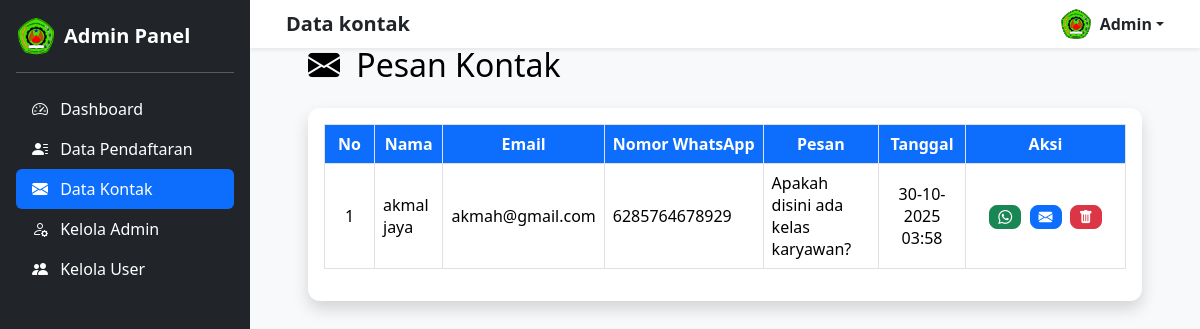
/data_kontak.php, run on an earlier commit of the app's database.
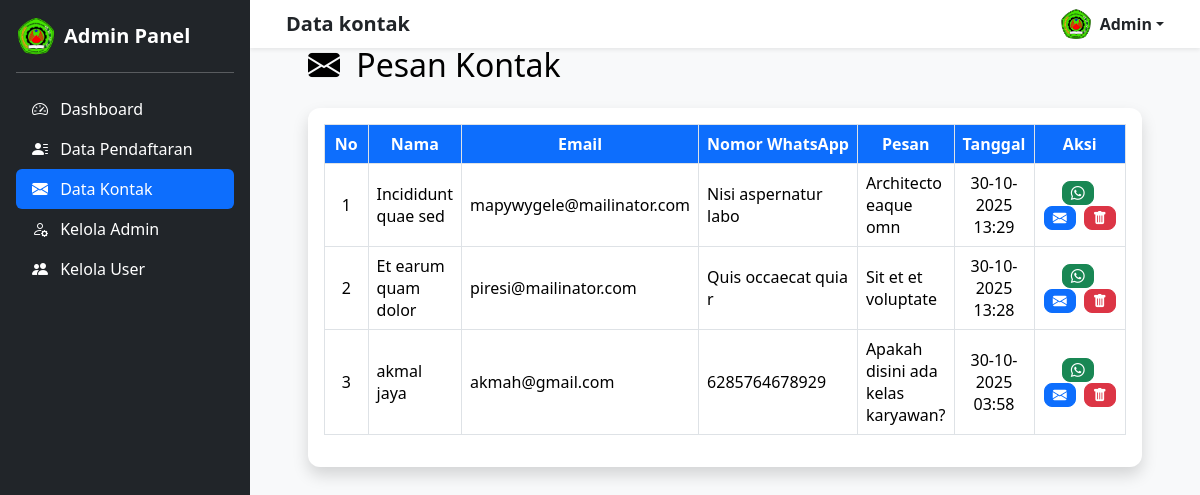
And on a later commit of the database.
### tables this page shows
CREATE TABLE `kontak` (
  `id_pesan` int(11) NOT NULL,
  `nama` varchar(100) DEFAULT NULL,
  `email` varchar(100) DEFAULT NULL,
  `nomor_wa` varchar(20) DEFAULT NULL,
  `pesan` text DEFAULT NULL,
  `tanggal` timestamp NOT NULL DEFAULT current_timestamp(),
  `status_baca` enum('belum baca','sudah baca') DEFAULT 'belum baca'
);

### data_kontak.php (the view, shortened to what this page needs)
<?php
include 'sidebar_admin.php';
include 'koneksi.php';
mysqli_query($conn, "UPDATE kontak SET status_baca = 'sudah baca' WHERE status_baca = 'belum baca'");
$query = mysqli_query($conn, "SELECT * FROM kontak ORDER BY id_pesan DESC");
?>
<!DOCTYPE html>
<html lang="id">
<head>
    <link href="https://cdn.jsdelivr.net/npm/bootstrap@5.3.2/dist/css/bootstrap.min.css" rel="stylesheet">
    <link href="https://cdn.jsdelivr.net/npm/bootstrap-icons@1.10.5/font/bootstrap-icons.css" rel="stylesheet">
</head>
<body>
<div class="main-content">
    <div class="container-fluid">
        <div class="p-3">
            <h2 class="text-black mb-4">
                <i class="bi bi-envelope-fill me-2"></i> Pesan Kontak
            </h2>
            <div class="card shadow border-0">
                <div class="card-body">
                    <div class="table-responsive">
                        <table class="table table-bordered table-hover align-middle">
                            <thead class="text-center">
                                <tr>
                                    <th style="width: 50px;">No</th>
                                    <th>Nama</th>
                                    <th>Email</th>
                                    <th>Nomor WhatsApp</th>
                                    <th>Pesan</th>
                                    <th>Tanggal</th>
                                    <th style="width: 160px;">Aksi</th>
                                </tr>
                            </thead>
                            <tbody>
                                <?php
                                $no = 1;
                                if (mysqli_num_rows($query) > 0) {
                                    while ($row = mysqli_fetch_assoc($query)) {
                                        echo "
                                        <tr>
                                            <td class='text-center'>{$no}</td>
                                            <td>{$row['nama']}</td>
                                            <td>{$row['email']}</td>
                                            <td>{$row['nomor_wa']}</td>
                                            <td>{$row['pesan']}</td>
                                            <td class='text-center'>" . date('d-m-Y H:i', strtotime($row['tanggal'])) . "</td>
                                            <td class='text-center'>
                                                <a href='https://wa.me/{$row['nomor_wa']}' target='_blank' class='btn btn-sm btn-success me-1' title='Balas via WhatsApp'>
                                                    <i class='bi bi-whatsapp'></i>
                                                </a>
                                                <a href='mailto:{$row['email']}' class='btn btn-sm btn-primary me-1' title='Balas via Email'>
                                                    <i class='bi bi-envelope-fill'></i>
                                                </a>
                                                <a href='hapus_kontak.php?id={$row['id_pesan']}' class='btn btn-sm btn-danger' title='Hapus Pesan' onclick='return confirm(\"Yakin ingin menghapus pesan ini?\")'>
                                                    <i class='bi bi-trash-fill'></i>
                                                </a>
                                            </td>
                                        </tr>
                                        ";
                                        $no++;
                                    }
                                } else {
                                    echo "
                                    <tr>
                                        <td colspan='7' class='text-center text-muted'>Belum ada pesan masuk</td>
                                    </tr>
                                    ";
                                }
                                ?>
                            </tbody>
                        </table>
                    </div>
                </div>
            </div>
        </div>
    </div>
</div>
</body>
</html>

What changed in the data, as far as the page shows it:
added kontak: nama "Incididunt quae sed", email "mapywygele@mailinator.com", nomor_wa "Nisi aspernatur labo", pesan "Architecto eaque omn", tanggal "30-10-2025 13:29"
added kontak: nama "Et earum quam dolor", email "piresi@mailinator.com", nomor_wa "Quis occaecat quia r", pesan "Sit et et voluptate", tanggal "30-10-2025 13:28"
